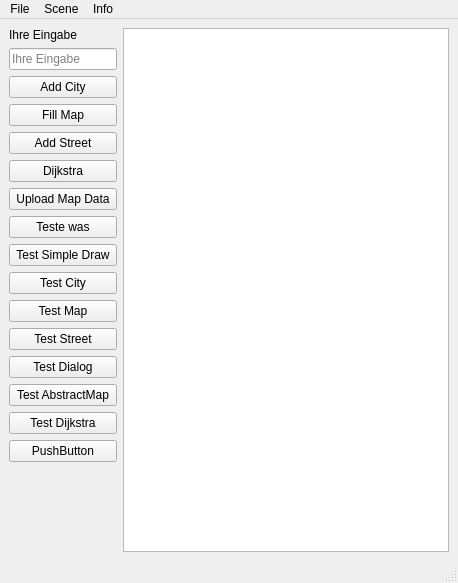
<?xml version="1.0" encoding="UTF-8"?>
<ui version="4.0">
 <class>MainWindow</class>
 <widget class="QMainWindow" name="MainWindow">
  <property name="geometry">
   <rect>
    <x>0</x>
    <y>0</y>
    <width>458</width>
    <height>533</height>
   </rect>
  </property>
  <property name="windowTitle">
   <string>Streetplanner</string>
  </property>
  <widget class="QWidget" name="centralwidget">
   <layout class="QGridLayout" name="gridLayout" columnstretch="0,1">
    <property name="verticalSpacing">
     <number>6</number>
    </property>
    <item row="8" column="0">
     <widget class="QPushButton" name="pushButton_teste_was">
      <property name="toolTip">
       <string>Testet, ob Ihre Eingabe eine Zahl oder ein Text ist.</string>
      </property>
      <property name="text">
       <string>Teste was</string>
      </property>
     </widget>
    </item>
    <item row="6" column="0">
     <widget class="QPushButton" name="pushButton">
      <property name="text">
       <string>Dijkstra</string>
      </property>
     </widget>
    </item>
    <item row="14" column="0">
     <widget class="QPushButton" name="TestAbstractMap">
      <property name="text">
       <string>Test AbstractMap</string>
      </property>
     </widget>
    </item>
    <item row="15" column="0">
     <widget class="QPushButton" name="TestDijkstra">
      <property name="text">
       <string>Test Dijkstra</string>
      </property>
     </widget>
    </item>
    <item row="1" column="1" rowspan="32">
     <widget class="QGraphicsView" name="graphicsView">
      <property name="focusPolicy">
       <enum>Qt::StrongFocus</enum>
      </property>
      <property name="autoFillBackground">
       <bool>false</bool>
      </property>
      <property name="lineWidth">
       <number>5</number>
      </property>
      <property name="interactive">
       <bool>false</bool>
      </property>
      <property name="alignment">
       <set>Qt::AlignLeading|Qt::AlignLeft|Qt::AlignTop</set>
      </property>
      <property name="transformationAnchor">
       <enum>QGraphicsView::AnchorViewCenter</enum>
      </property>
      <property name="viewportUpdateMode">
       <enum>QGraphicsView::MinimalViewportUpdate</enum>
      </property>
     </widget>
    </item>
    <item row="1" column="0">
     <widget class="QLabel" name="label_eingabe">
      <property name="text">
       <string>Ihre Eingabe</string>
      </property>
     </widget>
    </item>
    <item row="31" column="0">
     <spacer name="verticalSpacer">
      <property name="orientation">
       <enum>Qt::Vertical</enum>
      </property>
      <property name="sizeHint" stdset="0">
       <size>
        <width>20</width>
        <height>40</height>
       </size>
      </property>
     </spacer>
    </item>
    <item row="3" column="0">
     <widget class="QPushButton" name="addCity">
      <property name="text">
       <string>Add City</string>
      </property>
     </widget>
    </item>
    <item row="5" column="0">
     <widget class="QPushButton" name="addStrasse">
      <property name="text">
       <string>Add Street</string>
      </property>
     </widget>
    </item>
    <item row="12" column="0">
     <widget class="QPushButton" name="testStrasse">
      <property name="text">
       <string>Test Street</string>
      </property>
     </widget>
    </item>
    <item row="11" column="0">
     <widget class="QPushButton" name="testmap">
      <property name="text">
       <string>Test Map</string>
      </property>
     </widget>
    </item>
    <item row="10" column="0">
     <widget class="QPushButton" name="TestDrawCity">
      <property name="text">
       <string>Test City</string>
      </property>
     </widget>
    </item>
    <item row="2" column="0">
     <widget class="QLineEdit" name="lineEdit">
      <property name="placeholderText">
       <string>Ihre Eingabe</string>
      </property>
      <property name="clearButtonEnabled">
       <bool>true</bool>
      </property>
     </widget>
    </item>
    <item row="9" column="0">
     <widget class="QPushButton" name="testSimple_Draw">
      <property name="text">
       <string>Test Simple Draw</string>
      </property>
     </widget>
    </item>
    <item row="13" column="0">
     <widget class="QPushButton" name="testDialog">
      <property name="text">
       <string>Test Dialog</string>
      </property>
     </widget>
    </item>
    <item row="4" column="0">
     <widget class="QPushButton" name="FillMap">
      <property name="text">
       <string>Fill Map</string>
      </property>
     </widget>
    </item>
    <item row="7" column="0">
     <widget class="QPushButton" name="uploadButton">
      <property name="text">
       <string>Upload Map Data</string>
      </property>
     </widget>
    </item>
    <item row="16" column="0">
     <widget class="QPushButton" name="buttonDijkstra">
      <property name="text">
       <string>PushButton</string>
      </property>
     </widget>
    </item>
   </layout>
  </widget>
  <widget class="QMenuBar" name="menubar">
   <property name="geometry">
    <rect>
     <x>0</x>
     <y>0</y>
     <width>458</width>
     <height>21</height>
    </rect>
   </property>
   <widget class="QMenu" name="menuFile">
    <property name="title">
     <string>File</string>
    </property>
    <addaction name="actionOpen"/>
    <addaction name="actionSave"/>
    <addaction name="actionTest_Mode"/>
    <addaction name="actionExit"/>
   </widget>
   <widget class="QMenu" name="menuScene">
    <property name="title">
     <string>Scene</string>
    </property>
    <addaction name="actionClear_Scene"/>
    <addaction name="actionReset_Scene"/>
    <addaction name="actionClear_Map"/>
   </widget>
   <widget class="QMenu" name="menuInfo">
    <property name="title">
     <string>Info</string>
    </property>
    <addaction name="actionAbout"/>
   </widget>
   <addaction name="menuFile"/>
   <addaction name="menuScene"/>
   <addaction name="menuInfo"/>
  </widget>
  <widget class="QStatusBar" name="statusbar"/>
  <action name="actionOpen">
   <property name="enabled">
    <bool>false</bool>
   </property>
   <property name="text">
    <string>Open</string>
   </property>
  </action>
  <action name="actionSave">
   <property name="enabled">
    <bool>false</bool>
   </property>
   <property name="text">
    <string>Save</string>
   </property>
  </action>
  <action name="actionExit">
   <property name="text">
    <string>Exit</string>
   </property>
   <property name="shortcut">
    <string>Alt+E</string>
   </property>
  </action>
  <action name="actionClear_Scene">
   <property name="enabled">
    <bool>true</bool>
   </property>
   <property name="text">
    <string>Clear Scene</string>
   </property>
   <property name="shortcut">
    <string>Alt+S</string>
   </property>
  </action>
  <action name="actionAbout">
   <property name="text">
    <string>About</string>
   </property>
  </action>
  <action name="actionTrenner_hinzuf_gen">
   <property name="text">
    <string>Trenner hinzufügen</string>
   </property>
  </action>
  <action name="actionTest_Mode">
   <property name="checkable">
    <bool>true</bool>
   </property>
   <property name="checked">
    <bool>false</bool>
   </property>
   <property name="text">
    <string>Test Mode</string>
   </property>
  </action>
  <action name="actionReset_Scene">
   <property name="text">
    <string>Reset Scene</string>
   </property>
  </action>
  <action name="actionClear_Map">
   <property name="text">
    <string>Clear Map</string>
   </property>
  </action>
 </widget>
 <resources/>
 <connections/>
</ui>
